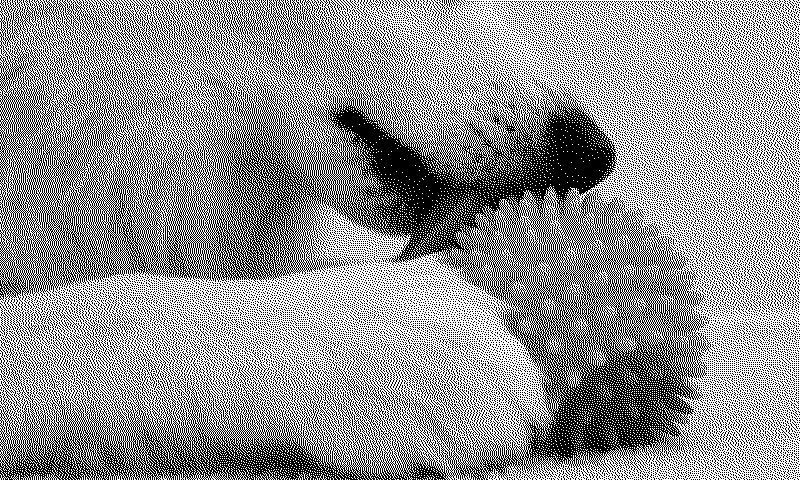
#> input picture test.pbm, 800 x 480 px
$ python img_gen.py
#> lines starting #> are read from the running program, lines starting #| are printed output that depends on the picture
#Program to convert bitmap images into bitmap image blocks for use in the Pico ePaper 7.5" display

from PIL import Image

# Open the image
image = Image.open('test.pbm')
#> image is the input picture: PIL image 800x480 1; 57.7% white; black in thin lines or dots

# Get the width and height of the image
width, height = image.size
#> width = 800; height = 480

# Calculate the number of 160x160 images that can be created
rows = height // 160
#> rows = 3
cols = width // 160
#> cols = 5

# Create the 160x160 images
for i in range(rows):
    for j in range(cols):
        # Calculate the left, upper, right, and lower coordinates of the image
        left = j * 160
        upper = i * 160
        right = left + 160
        lower = upper + 160
        # Crop the image
        img = image.crop((left, upper, right, lower))
        # Save the image
        img.save(f'image_{i}_{j}.bmp')
#> this loop made 3 passes
#> pass 1, `img.save(f'image_{i}_{j}.bmp')`:
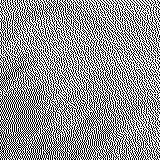
#> saved as image_0_0.bmp: PIL image 160x160 1; 57.9% white; black in thin lines or dots
#> pass 1, `img.save(f'image_{i}_{j}.bmp')`:
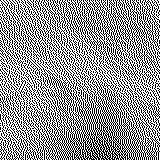
#> saved as image_0_1.bmp: PIL image 160x160 1; 58.2% white; black in thin lines or dots
#> pass 1, `img.save(f'image_{i}_{j}.bmp')`:
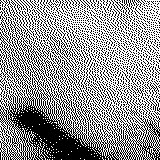
#> saved as image_0_2.bmp: PIL image 160x160 1; 58.3% white; black in thin lines or dots
#> pass 1, `img.save(f'image_{i}_{j}.bmp')`:
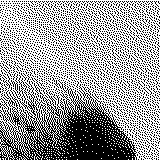
#> saved as image_0_3.bmp: PIL image 160x160 1; 61.2% white; black in thin lines or dots
#> after the loop:
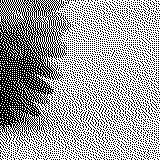
#> img: PIL image 160x160 1; 62.7% white; black in thin lines or dots
